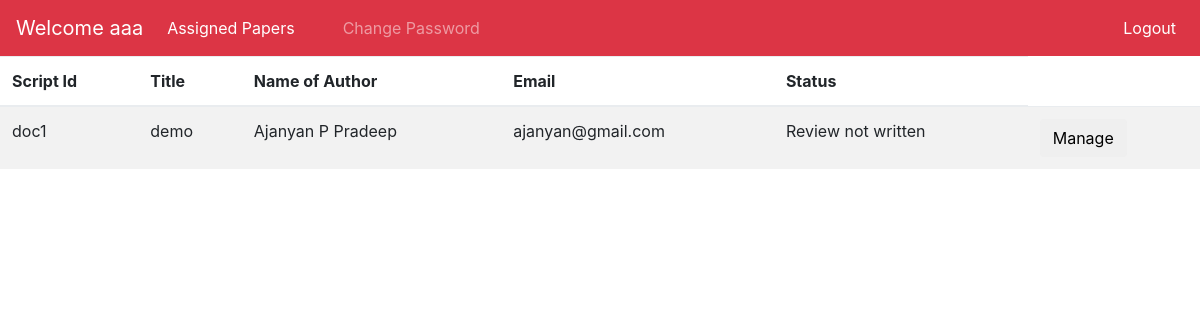
Screenshot of /php/subadminprofile.php (signed in) with the database file from the repository.
### tables this page shows
CREATE TABLE `user` (
  `id` int(11) NOT NULL,
  `Name` varchar(50) NOT NULL,
  `Email` varchar(100) NOT NULL,
  `Upload` varchar(100) DEFAULT NULL,
  `title` varchar(50) NOT NULL,
  `Review1` decimal(10,0) DEFAULT NULL,
  `Review2` decimal(10,0) DEFAULT NULL,
  `sub1` varchar(100) DEFAULT NULL,
  `sub2` varchar(100) DEFAULT NULL,
  `Status` varchar(5) DEFAULT NULL,
  `substatus1` varchar(10) DEFAULT NULL,
  `substatus2` varchar(10) DEFAULT NULL,
  `decision` varchar(10) DEFAULT NULL,
  `r11` float DEFAULT NULL,
  `r21` float DEFAULT NULL,
  `r31` float DEFAULT NULL,
  `r41` float DEFAULT NULL,
  `r51` float DEFAULT NULL,
  `r61` float DEFAULT NULL,
  `r12` float DEFAULT NULL,
  `r22` float DEFAULT NULL,
  `r32` float DEFAULT NULL,
  `r42` float DEFAULT NULL,
  `r52` float DEFAULT NULL,
  `r62` float DEFAULT NULL
);

### php/subadminprofile.php (the view, shortened to what this page needs)
<!DOCTYPE html>
<html>
<head>
  <link rel="stylesheet" type="text/css" href="../css/bootstrap.min.css">
</head>
<body>
  <?php
$name=$_SESSION['name'];
require('../php/connect.php');
$sql="SELECT * FROM user WHERE (sub1='$name' OR sub2='$name') AND (substatus1 IS  NULL OR substatus2 IS NULL)";
$res=mysqli_query($db,$sql);
?>
  <nav class="navbar navbar-expand-md navbar-dark bg-danger">
    <a class="navbar-brand" href="#"><?php echo "Welcome $name"; ?></a>
    <ul class="navbar-nav mr-auto">
      <li class="nav-item active">
        <a class="nav-link" href="../php/subadminprofile.php">Assigned Papers <span class="sr-only">(current)</span></a>
      </li>
      <li class="nav-item">
        <a class="nav-link" href="../php/completedpapers.php"></a>
      </li>
      <li class="nav-item">
        <a class="nav-link" href="../php/viewsubadmin.php"></a>
      </li>
      <li class="nav-item">
        <a class="nav-link" href="../php/changesubpassword.php">Change Password</a>
      </li>
    </ul>
    <ul class="navbar-nav">
      <li class="nav-item active">
        <a class="nav-link" href="../php/logout.php">Logout</a>
      </li>
    </ul>
  </nav>
<table class="table table-striped">
  <thead>
    <tr>
      <th>Script Id</th>
      <th>Title</th>
      <th>Name of Author</th>
      <th>Email</th>
      <th>Status</th>
    </tr>
  </thead>
  <tbody>
    <?php
      if( mysqli_num_rows( $res )==0 )
      {
        echo '<tr><td colspan="4">No Tasks Found</td></tr>';
      }
      else
      {
while($row=mysqli_fetch_assoc($res))
        {
      if($row["sub1"]==$name)
        {
          $task="sub1";
        }
        elseif ($row["sub2"]==$name)
        {
          $task="sub2";
        }
if ($task=="sub1")
{
          if ($row['Review1'] == NULL)
          {
              $status="Review not written";
          }
          elseif ($row['substatus1'] ==  NULL)
          {
            $status="Decision not taken";
          }
          else
          {
            $status="Submitted to Admin";
          }
       echo "<tr><td>{$row['Upload']}</td><td>{$row['title']}</td><td>{$row['Name']}</td><td>{$row['Email']}</td><td>{$status}</td>
          <td>
          <form action=viewsubdoc.php method='post'>
          <input type='hidden' name ='id' value='$row[id]'>
          <input type='hidden' name ='task' value='$task'>
          <input type='submit' class='btn btn-default' value ='Manage' ></form>
       </tr>";
}
        }
      }
    ?>
  </tbody>
</table>
</body>
</html>

### rows the page displays
user: Upload "doc1", title "demo", Name "Ajanyan P Pradeep", Email "ajanyan@gmail.com", Review1 "Review not written"

### other values shown
$name "aaa"
